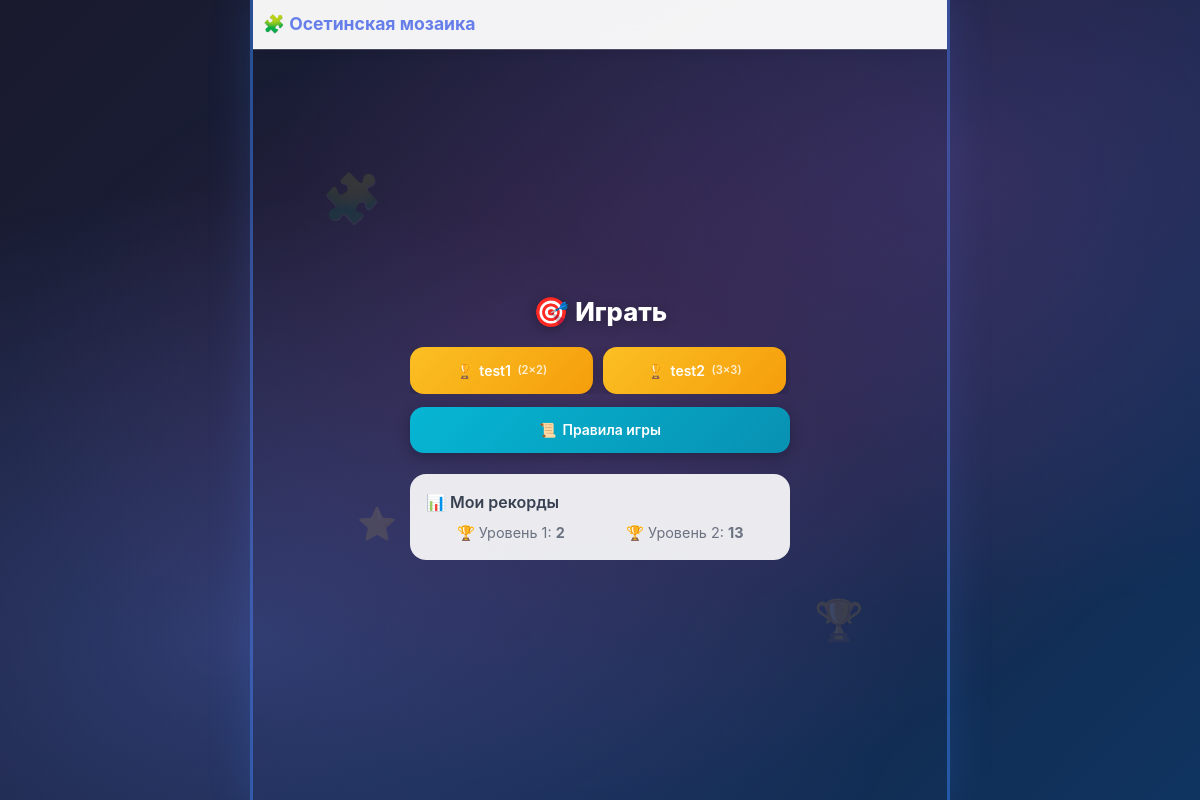
The page /index (signed in) on the database as committed earlier.
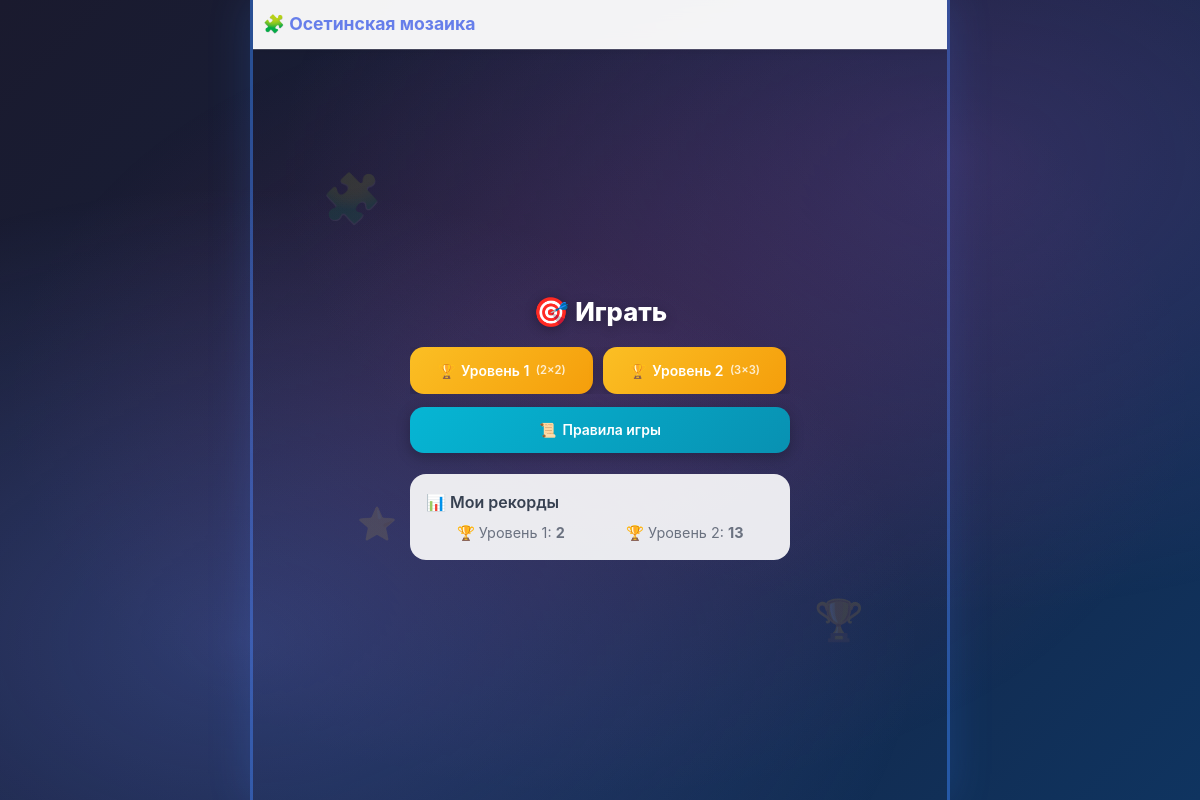
The same page on the database as committed later.
### data/Level.py (models this page shows)
class Level(SqlAlchemyBase):
    __tablename__ = 'levels'
    id = sqlalchemy.Column(sqlalchemy.Integer, primary_key=True, autoincrement=True)
    name = sqlalchemy.Column(sqlalchemy.String, nullable=False)
    grid_size = sqlalchemy.Column(sqlalchemy.Integer, nullable=False, default=2)
    created_at = sqlalchemy.Column(sqlalchemy.DateTime, default=datetime.utcnow)
    parts = orm.relationship("PuzzlePart", back_populates="level",
                             cascade="all, delete-orphan",
                             order_by="PuzzlePart.id")

### server.py (the view)
@app.route("/")
@app.route("/index")
def index():
    db_sess = db_session.create_session()
    levels = db_sess.query(Level).all()
    return render_template("index.html", levels=levels, counters=list(range(1, 3)))

### data/db_session.py (called while the page is built)
def create_session() -> Session:
    global __factory
    return __factory()

### server.py (called while the page is built)
@login_manager.user_loader
def load_user(user_id):
    db_sess = db_session.create_session()
    return db_sess.get(User, int(user_id))

### templates/index.html (shortened to what this page needs)
{% extends "base.html" %}
{% block head %}
<script src="https://cdn.jsdelivr.net/npm/@tailwindcss/browser@4"></script>
{% endblock %}
{% block content %}
<div class="page-wrapper">
    <div class="bg-decoration bg-dec-1">🧩</div>
    <div class="bg-decoration bg-dec-2">🏆</div>
    <div class="bg-decoration bg-dec-3">⭐</div>
    <h1><span style="font-size:1.8rem">🎯</span>Играть</h1>
    <div class="levels-grid" style="max-height: 60vh; overflow-y: auto; padding-right: 4px;">
        {% if levels %}
        {% for level in levels %}
        <a class="btn btn-level" href="/play_custom_level/{{ level.id }}" role="button">
            <span>🏆</span>{{ level.name }}
            <span style="font-size:0.7rem; opacity:0.8;">({{ level.grid_size }}×{{ level.grid_size }})</span>
        </a>
        {% endfor %}
        {% endif %}
    </div>
    <a href="/rules" class="btn btn-rules" style="max-width:380px;width:100%">
        <span>📜</span>Правила игры
    </a>
    {% if current_user.is_authenticated %}
    <div style="background: rgba(255,255,255,0.9); border-radius: 1rem; padding: 1rem; width: 100%; max-width: 380px; margin-top: 0.5rem;">
        <div style="font-weight: 600; color: #374151; margin-bottom: 0.5rem;">📊 Мои рекорды</div>
        <div style="display: flex; justify-content: space-around; font-size: 0.9rem; color: #6b7280;">
            <div>🏆 Уровень 1: <strong>{{ current_user.level1 if current_user.level1 else '—' }}</strong></div>
            <div>🏆 Уровень 2: <strong>{{ current_user.level2 if current_user.level2 else '—' }}</strong></div>
        </div>
    </div>
    {% endif %}
</div>
{% endblock %}

Rows that differ between the two databases and show on the page:
removed Level: name "test1", grid_size "2"
removed Level: name "test2", grid_size "3"
added Level: name "Уровень 1", grid_size "2"
added Level: name "Уровень 2", grid_size "3"
